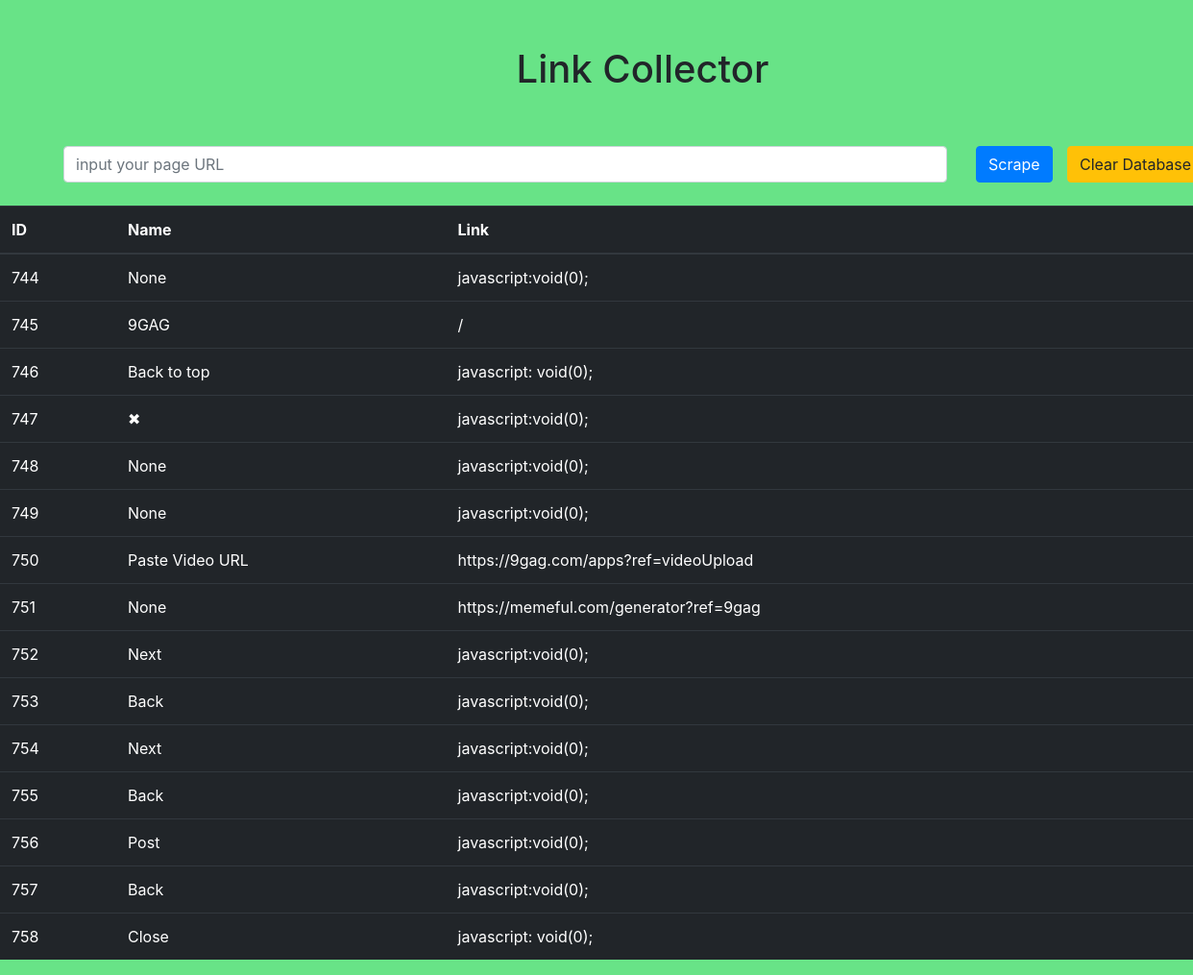
The page / on the database its author committed.
### scraper_API/models.py (models this page shows, shortened)
class Link(models.Model):
    address = models.CharField(max_length = 1000, null = True, blank = True)
    name = models.CharField(max_length = 1000, null = True, blank = True)

### scraper_API/views.py (the view)
# urls.py: path('', views.scrape, name = 'scrape'),
def scrape(request):
    if request.method == 'POST':
        site = request.POST.get('site', '')
        page = requests.get(site)
        soup = BeautifulSoup(page.text, 'html.parser')
        for link in soup.find_all('a'):
            link_address = link.get('href')
            link_text = link.string
            Link.objects.create(address = link_address, name = link_text)
        return HttpResponseRedirect('/')
    else:
        data = Link.objects.all()
    return render(request, 'scraper_API/result.html', {'data' : data})

### scraper_API/templates/scraper_API/result.html (shortened to what this page needs)
<!DOCTYPE html>
<html lang="en" dir="ltr">
  <head>
    <link rel="stylesheet" href="https://maxcdn.bootstrapcdn.com/bootstrap/4.0.0/css/bootstrap.min.css">
  </head>
  <body style="background-color: #68e387">
    <div class="container">
      <div class="row">
        <div class="col-md-12 m-5">
          <center><h1>Link Collector</h1></center>
        </div>
      </div>
          <form method="POST" action="/">
            <div class="row">
              <div class="col-md-10">
                <input type="text" class="form-control" name="site" id="site" placeholder="input your page URL">
              </div>
              <div class="col-md-1">
                <button type="submit" class="btn btn-primary">Scrape</button>
              </div>
              <div class="col-md-1">
                <a class="btn btn-warning" href="/delete">Clear Database</a>
              </div>
            </div>
            </form>
            <br>
          </div>
          <table class="table table-dark">
            <thead>
              <tr>
                <th scope="col">ID</th>
                <th scope="col">Name</th>
                <th scope="col">Link</th>
              </tr>
            </thead>
            <tbody>
              {% for link in data %}
              <tr>
                <td>{{link.id}}</td>
                <td>{{link.name}}</td>
                <td>{{link.address}}</td>
              </tr>
              {% endfor %}
            </tbody>
          </table>
  </body>
</html>

### rows shown on the page
Link: id "744", name "None", address "javascript:void(0);"
Link: id "745", name "9GAG", address "/"
Link: id "746", name "Back to top", address "javascript: void(0);"
Link: id "747", name "✖", address "javascript:void(0);"
Link: id "748", name "None", address "javascript:void(0);"
Link: id "749", name "None", address "javascript:void(0);"
Link: id "750", name "Paste Video URL", address "https://9gag.com/apps?ref=videoUpload"
Link: id "751", name "None", address "https://memeful.com/generator?ref=9gag"
Link: id "752", name "Next", address "javascript:void(0);"
Link: id "753", name "Back", address "javascript:void(0);"
Link: id "754", name "Next", address "javascript:void(0);"
Link: id "755", name "Back", address "javascript:void(0);"
Link: id "756", name "Post", address "javascript:void(0);"
Link: id "757", name "Back", address "javascript:void(0);"
Link: id "758", name "Close", address "javascript: void(0);"
